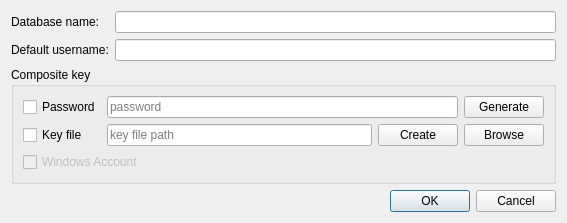
<?xml version="1.0" encoding="UTF-8"?>
<ui version="4.0">
 <class>NewDialog</class>
 <widget class="QDialog" name="NewDialog">
  <property name="geometry">
   <rect>
    <x>0</x>
    <y>0</y>
    <width>567</width>
    <height>218</height>
   </rect>
  </property>
  <property name="windowTitle">
   <string>Dialog</string>
  </property>
  <layout class="QVBoxLayout" name="verticalLayout">
   <item>
    <layout class="QGridLayout" name="gridLayout_2">
     <item row="1" column="1">
      <widget class="QLineEdit" name="defaultUsernameEdit"/>
     </item>
     <item row="0" column="0">
      <widget class="QLabel" name="label">
       <property name="text">
        <string>Database name:</string>
       </property>
      </widget>
     </item>
     <item row="0" column="1">
      <widget class="QLineEdit" name="nameEdit"/>
     </item>
     <item row="1" column="0">
      <widget class="QLabel" name="label_2">
       <property name="text">
        <string>Default username:</string>
       </property>
      </widget>
     </item>
    </layout>
   </item>
   <item>
    <widget class="QGroupBox" name="groupBox">
     <property name="title">
      <string>Composite key</string>
     </property>
     <layout class="QGridLayout" name="gridLayout">
      <item row="0" column="0">
       <widget class="QCheckBox" name="passwordBox">
        <property name="text">
         <string>Password</string>
        </property>
       </widget>
      </item>
      <item row="0" column="3">
       <widget class="QPushButton" name="generateButton">
        <property name="text">
         <string>Generate</string>
        </property>
       </widget>
      </item>
      <item row="1" column="0">
       <widget class="QCheckBox" name="keyBox">
        <property name="text">
         <string>Key file</string>
        </property>
       </widget>
      </item>
      <item row="1" column="1">
       <widget class="QLineEdit" name="keyEdit">
        <property name="placeholderText">
         <string>key file path</string>
        </property>
       </widget>
      </item>
      <item row="1" column="2">
       <widget class="QPushButton" name="createButton">
        <property name="text">
         <string>Create</string>
        </property>
       </widget>
      </item>
      <item row="1" column="3">
       <widget class="QPushButton" name="keyBrowseButton">
        <property name="text">
         <string>Browse</string>
        </property>
       </widget>
      </item>
      <item row="2" column="0" colspan="2">
       <widget class="QCheckBox" name="windowsBox">
        <property name="enabled">
         <bool>false</bool>
        </property>
        <property name="text">
         <string>Windows Account</string>
        </property>
       </widget>
      </item>
      <item row="0" column="1" colspan="2">
       <widget class="QLineEdit" name="passwordEdit">
        <property name="echoMode">
         <enum>QLineEdit::Password</enum>
        </property>
        <property name="placeholderText">
         <string>password</string>
        </property>
        <property name="clearButtonEnabled">
         <bool>true</bool>
        </property>
       </widget>
      </item>
     </layout>
    </widget>
   </item>
   <item>
    <widget class="QDialogButtonBox" name="buttonBox">
     <property name="orientation">
      <enum>Qt::Horizontal</enum>
     </property>
     <property name="standardButtons">
      <set>QDialogButtonBox::Cancel|QDialogButtonBox::Ok</set>
     </property>
    </widget>
   </item>
  </layout>
 </widget>
 <resources/>
 <connections>
  <connection>
   <sender>buttonBox</sender>
   <signal>accepted()</signal>
   <receiver>NewDialog</receiver>
   <slot>accept()</slot>
   <hints>
    <hint type="sourcelabel">
     <x>248</x>
     <y>254</y>
    </hint>
    <hint type="destinationlabel">
     <x>157</x>
     <y>274</y>
    </hint>
   </hints>
  </connection>
  <connection>
   <sender>buttonBox</sender>
   <signal>rejected()</signal>
   <receiver>NewDialog</receiver>
   <slot>reject()</slot>
   <hints>
    <hint type="sourcelabel">
     <x>316</x>
     <y>260</y>
    </hint>
    <hint type="destinationlabel">
     <x>286</x>
     <y>274</y>
    </hint>
   </hints>
  </connection>
 </connections>
</ui>
